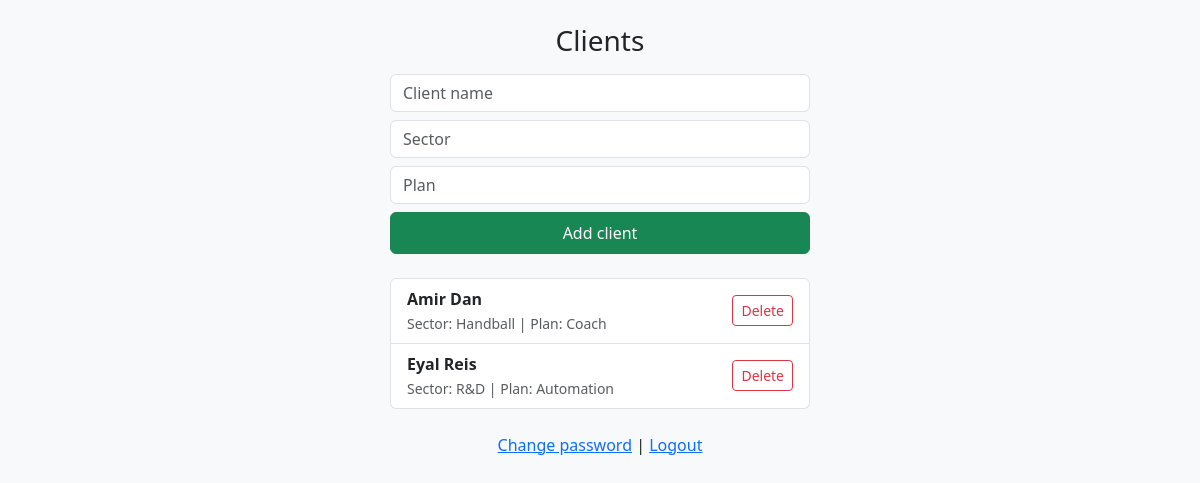
Page /dashboard (signed in) on the earlier database version.
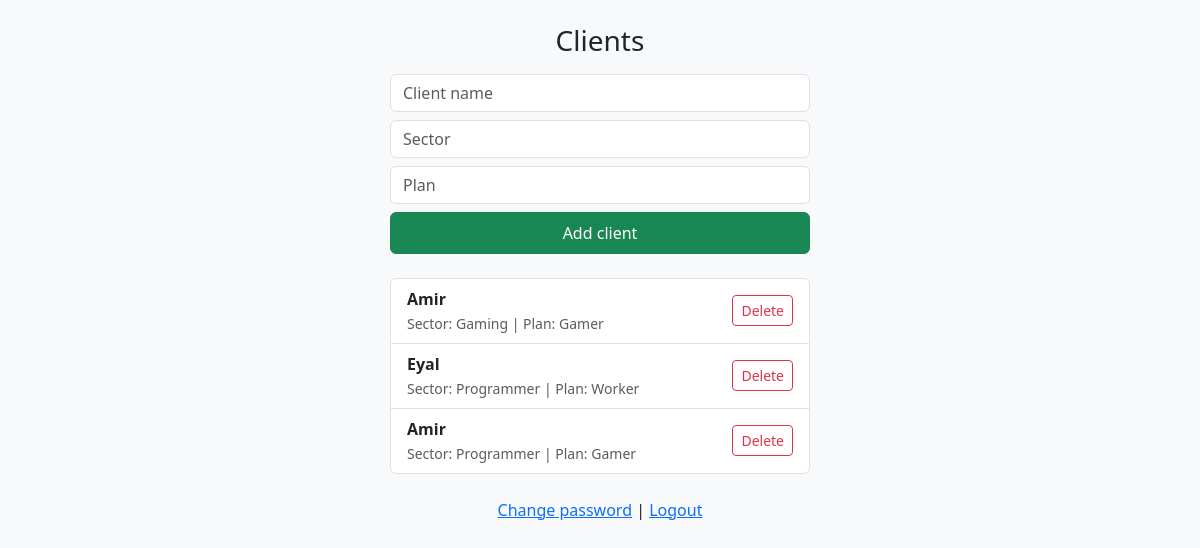
Same page on the later database version.
### models.py (models this page shows)
class Client(db.Model):
    id = db.Column(db.Integer, primary_key=True)
    name = db.Column(db.String(120), nullable=False)
    sector = db.Column(db.String(120))
    plan = db.Column(db.String(120))
    created = db.Column(db.DateTime, default=datetime.utcnow)

### app.py (the view, shortened to what this page needs)
@app.route("/dashboard", methods=["GET", "POST"])
def dashboard():
    user = _current_user()
    if not user:
        return redirect(url_for("login"))
    clients = db.session.scalars(db.select(Client)).all()
    return render_template("dashboard.html", clients=clients)

### app.py (called while the page is built)
def _current_user():
    uid = session.get("uid")
    return db.get_or_404(User, uid) if uid else None

### templates/dashboard.html (shortened to what this page needs)
{% extends 'base.html' %}
{% block content %}
<h1 class="h3 mb-3 fw-normal text-center">Clients</h1>
<form method="post" class="mb-4">
  <input name="name" class="form-control mb-2" placeholder="Client name" required>
  <input name="sector" class="form-control mb-2" placeholder="Sector">
  <input name="plan" class="form-control mb-2" placeholder="Plan">
  <button class="btn btn-success w-100 py-2" type="submit">Add client</button>
</form>
<ul class="list-group">
  {% for c in clients %}
    <li class="list-group-item d-flex justify-content-between align-items-center">
      <div>
        <strong>{{ c.name }}</strong><br>
        <small class="text-muted">
          Sector: {{ c.sector or "—" }} |
          Plan: {{ c.plan or "—" }}
        </small>
      </div>
      <form action="{{ url_for('delete_client', cid=c.id) }}" method="post" class="m-0">
        <button class="btn btn-sm btn-outline-danger"
                onclick="return confirm('Delete {{ c.name }}?');">
          Delete
        </button>
      </form>
    </li>
  {% else %}
    <li class="list-group-item text-center">No clients yet</li>
  {% endfor %}
</ul>
<p class="mt-4 text-center">
  <a href="{{ url_for('change_password') }}">Change password</a> |
  <a href="{{ url_for('logout') }}">Logout</a>
</p>
{% endblock %}

### templates/base.html (shortened to what this page needs)
<!doctype html>
<html lang="en">
  <head>
    <link href="https://cdn.jsdelivr.net/npm/bootstrap@5.3.3/dist/css/bootstrap.min.css" rel="stylesheet">
    <link rel="stylesheet" href="{{ url_for('static', filename='style.css') }}">
  </head>
  <body class="d-flex align-items-center py-4 bg-body-tertiary">
    <main class="form-signin w-100 m-auto" style="max-width:420px">
      {% block content %}{% endblock %}
    </main>
  </body>
</html>

### static/style.css (style rules this page uses)
body { background: #f4f6f8; }

Differences in the rows shown:
removed Client: name "Amir Dan", sector "Handball", plan "Coach"
removed Client: name "Eyal Reis", sector "R&D", plan "Automation"
added Client: name "Amir", sector "Gaming", plan "Gamer"
added Client: name "Eyal", sector "Programmer", plan "Worker"
added Client: name "Amir", sector "Programmer", plan "Gamer"
